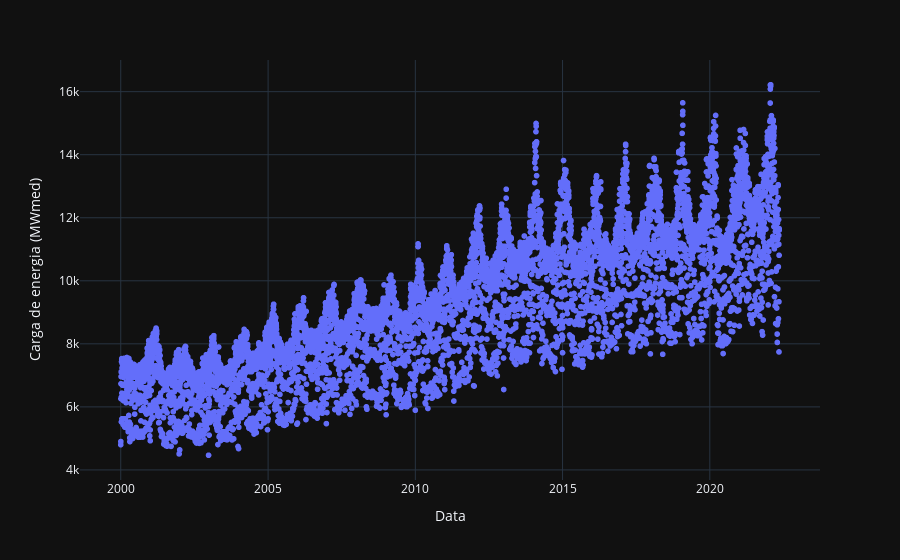

Notebook source saved alongside this figure:
### Code cell
fig = px.scatter(df_load_sul, x = "date", y = "load_mwmed", 
                labels=dict(date="Data", load_mwmed="Carga de energia (MWmed)"),
                template = 'plotly_dark'
                )

fig.show()

### Figure 1 — Plotly figure (JSON) as saved in the notebook; plotly's stock layout.template omitted (floating-point values rounded to 4 significant figures; data arrays with more than 128 entries replaced by an {"elided": "..."} marker saying what was removed)
{"data": [{"hovertemplate": "Data=%{x}<br>Carga de energia (MWmed)=%{y}<extra></extra>", "legendgroup": "", "marker": {"color": "#636efa", "symbol": "circle"}, "mode": "markers", "name": "", "showlegend": false, "x": {"elided": "8168 str values"}, "xaxis": "x", "y": {"elided": "8168 float values"}, "yaxis": "y", "type": "scattergl"}], "layout": {"xaxis": {"anchor": "y", "domain": [0, 1], "title": {"text": "Data"}}, "yaxis": {"anchor": "x", "domain": [0, 1], "title": {"text": "Carga de energia (MWmed)"}}, "legend": {"tracegroupgap": 0}, "margin": {"t": 60}}}
